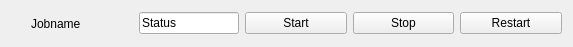
<?xml version="1.0" encoding="UTF-8"?>
<ui version="4.0">
 <class>Form</class>
 <widget class="QWidget" name="Form">
  <property name="geometry">
   <rect>
    <x>0</x>
    <y>0</y>
    <width>573</width>
    <height>47</height>
   </rect>
  </property>
  <property name="windowTitle">
   <string>Form</string>
  </property>
  <layout class="QHBoxLayout" name="horizontalLayout">
   <item>
    <spacer name="horizontalSpacer">
     <property name="orientation">
      <enum>Qt::Horizontal</enum>
     </property>
     <property name="sizeType">
      <enum>QSizePolicy::Fixed</enum>
     </property>
     <property name="sizeHint" stdset="0">
      <size>
       <width>20</width>
       <height>20</height>
      </size>
     </property>
    </spacer>
   </item>
   <item>
    <widget class="QLabel" name="jobNameLabel">
     <property name="minimumSize">
      <size>
       <width>100</width>
       <height>0</height>
      </size>
     </property>
     <property name="text">
      <string>Jobname</string>
     </property>
    </widget>
   </item>
   <item>
    <widget class="QLineEdit" name="statusLineEdit">
     <property name="minimumSize">
      <size>
       <width>100</width>
       <height>0</height>
      </size>
     </property>
     <property name="maximumSize">
      <size>
       <width>100</width>
       <height>16777215</height>
      </size>
     </property>
     <property name="text">
      <string>Status</string>
     </property>
    </widget>
   </item>
   <item>
    <widget class="QPushButton" name="startBtn">
     <property name="text">
      <string>Start</string>
     </property>
    </widget>
   </item>
   <item>
    <widget class="QPushButton" name="stopBtn">
     <property name="text">
      <string>Stop</string>
     </property>
    </widget>
   </item>
   <item>
    <widget class="QPushButton" name="restartBtn">
     <property name="text">
      <string>Restart</string>
     </property>
    </widget>
   </item>
  </layout>
 </widget>
 <resources/>
 <connections/>
</ui>
